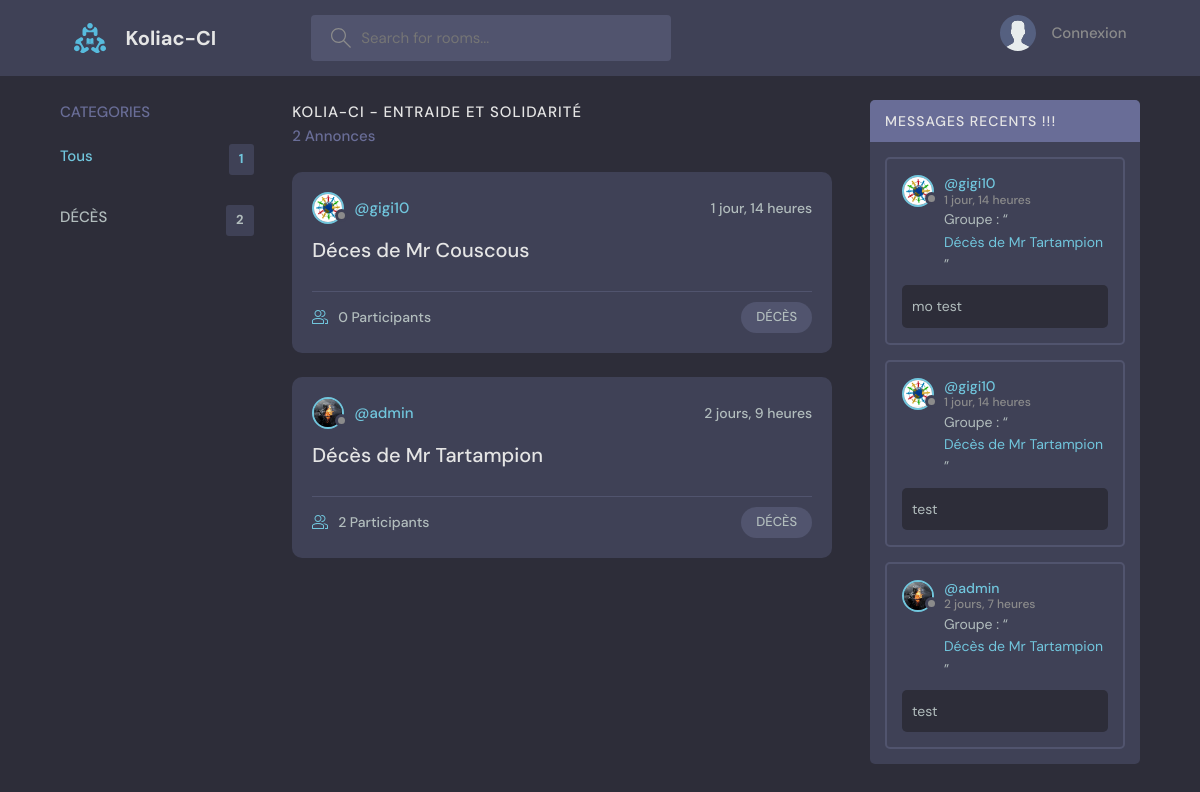
The page / on the database its author committed.
### parametres/models.py (models this page shows, shortened)
class Evenement(models.Model):
    nom = models.CharField(max_length=255)

class User(AbstractUser):
    nom = models.CharField(max_length=255, null=True, verbose_name="Nom et Prénoms")
    email = models.EmailField(unique=True)
    contact1 = models.CharField(max_length=50, unique=True, null=True, verbose_name="Contact")
    contact2 = models.CharField(max_length=50, blank=True, null=True)
    orange_money = models.CharField(max_length=50, blank=True, null=True)
    mtn_money = models.CharField(max_length=50, blank=True, null=True)
    moov_money = models.CharField(max_length=50, blank=True, null=True)
    adresse = models.CharField(max_length=255, verbose_name="ADRESSE", blank=True, null=True)
    image = models.ImageField(null=True, default="avatar.svg")
    type_piece = models.CharField(max_length=50, verbose_name="TYPE DOCUMENT", choices=TYPE_PIECE, default="CNI", null=True, blank=True)
    num_piece = models.CharField(max_length=150, verbose_name="N° PIECE", blank=True, null=True)
    piece = models.FileField(verbose_name="DOCUMENT", upload_to=documents, null=True, blank=True)
    add_le = models.DateTimeField(auto_now_add=True)
    update_le = models.DateTimeField(auto_now=True)
    objects = UserManager()
    USERNAME_FIELD = 'contact1'
    REQUIRED_FIELDS = []

### events/models.py (models this page shows, shortened)
class Annonce(models.Model):
    user = models.ForeignKey(User, on_delete=models.CASCADE, related_name="annonces")
    categorie = models.ForeignKey(Evenement, on_delete=models.CASCADE, related_name='annonce_catégorie')
    titre = models.CharField(max_length=255)
    date = models.DateField()
    carte_annonce = models.FileField(upload_to='carte_annonces/', blank=True, null=True)
    fare_part = models.FileField(upload_to='faire_parts/', blank=True, null=True, verbose_name="Faire Part")
    programme = models.TextField(verbose_name="PROGRAMME", null=True)
    participant = models.ManyToManyField(User, related_name='participants')
    def __str__(self):
        return ('%s') % (self.titre)
    add_le = models.DateTimeField(auto_now_add=True)
    update_le = models.DateTimeField(auto_now=True)
    objects = models.Manager()
    class Meta:
        verbose_name_plural = "ANNONCES"
        verbose_name = "annonce"
        ordering = ["-add_le", "-update_le"]

class Message(models.Model):
    user = models.ForeignKey(User, on_delete=models.CASCADE)
    annonce = models.ForeignKey(Annonce, on_delete=models.CASCADE)
    contenu = models.TextField(null=True, blank=True)
    created_le = models.DateTimeField(auto_now_add=True)
    updated_le = models.DateTimeField(auto_now=True)
    class Meta:
        verbose_name_plural = "MESSAGES"
        verbose_name = "message"
        ordering = ["-created_le", "-updated_le"]

### events/views.py (the view)
# urls.py: 2. Add a URL to urlpatterns:  path('', views.home, name='home')
def home(request):
    q = request.GET.get('q') if request.GET.get('q') !=None else ''
    annonces = Annonce.objects.filter(
        Q(categorie__nom__icontains=q) |
        Q(titre__icontains= q) |
        Q(programme__icontains= q)
    )
    evenements = Evenement.objects.all().order_by('nom')[0:5]
    annonces_count = annonces.count()
    messages_annonces = Message.objects.filter(
        Q(annonce__categorie__nom__contains=q)
    )[:5]
    ctx = {
        'annonces': annonces,
        'evenements': evenements,
        'annonces_count': annonces_count,
        'messages_annonces': messages_annonces,
    }
    return render(request, 'events/home.html', ctx)

### events/templates/events/home.html (shortened to what this page needs)
{% extends 'base.html' %}
{% block content %}
    <main class="layout layout--3">
        <div class="container">
        {% include 'events/categorie_component.html' %}
        <div class="roomList">
          <div class="roomList__header">
            <div>
              <h2>KOLIA-CI - Entraide et Solidarité</h2>
              <p>{{ annonces_count }} Annonces</p>
            </div>
          </div>
          {% include 'events/feeds_component.html' %}
        </div>
        {% include 'events/activity_component.html' %}
      </div>
    </main>
{% endblock %}

### events/templates/events/categorie_component.html
<div class="topics">
    <div class="topics__header">
    <h2>CATEGORIES</h2>
  </div>
    <ul class="topics__list">
    <li>
      <a href="{% url 'home' %}" class="active">Tous <span>{{ evenements.count }}</span></a>
    </li>
    {% for event in evenements %}
    <li>
      <a href="{% url 'home' %}?q={{ event.nom }}">{{ event.nom }} <span>{{ event.annonce_catégorie.count }}</span></a>
    </li>
    {% endfor %}
  </ul>
</div>

### events/templates/events/feeds_component.html (shortened to what this page needs)
{% for annonce in annonces %}
    <div class="roomListRoom">
        <div class="roomListRoom__header">
          <a href="{% url 'parametres:user_profile' annonce.user.id %}" class="roomListRoom__author">
            <div class="avatar avatar--small">
              {% if annonce.user.image %}
                 <img src="{{ annonce.user.image.url }}" />
              {% else %}
                  <img src="https://randomuser.me/api/portraits/women/11.jpg" />
              {% endif %}
            </div>
            <span>@{{ annonce.user.username }}</span>
          </a>
          <div class="roomListRoom__actions">
            <span>{{ annonce.add_le | timesince }}</span>
          </div>
        </div>
        <div class="roomListRoom__content">
          <a href="{% url 'annonce' annonce.id %}">{{ annonce.titre }}</a>
        </div>
        <div class="roomListRoom__meta">
          <a href="{% url 'annonce' annonce.id %}" class="roomListRoom__joined">
            {{ annonce.participant.all.count }} Participants
          </a>
          <p class="roomListRoom__topic">{{ annonce.categorie.nom }}</p>
        </div>
    </div>
 {% endfor %}

### events/templates/events/activity_component.html (shortened to what this page needs)
<div class="activities">
  <div class="activities__header">
    <h2>Messages Recents !!!</h2>
  </div>
  {% for message in messages_annonces %}
    <div class="activities__box">
    <div class="activities__boxHeader roomListRoom__header">
      <a href="#" class="roomListRoom__author">
        <div class="avatar avatar--small">
          {% if message.user.image %}
             <img src="{{ message.user.image.url }}" />
          {% else %}
              <img src="https://randomuser.me/api/portraits/women/11.jpg" />
          {% endif %}
        </div>
        <p>
          @{{ message.user.username }}
          <span>{{ message.created_le|timesince }}</span>
        </p>
      </a>
    </div>
    <div class="activities__boxContent">
      <p>Groupe : “<a href="#">{{ message.annonce }}</a>”</p>
      <div class="activities__boxRoomContent">
        {{ message.contenu }}
      </div>
    </div>
  </div>
  {% endfor %}
</div>

### rows shown on the page
Evenement: nom "DÉCÈS", annonce_catégorie.count "2"
Annonce: user.image (picture), user.username "gigi10", add_le "1 jour, 14 heures", titre "Déces de Mr Couscous", participant.all.count "0", categorie.nom "DÉCÈS"
Annonce: user.image (picture), user.username "admin", add_le "2 jours, 9 heures", titre "Décès de Mr Tartampion", participant.all.count "2", categorie.nom "DÉCÈS"
Message: user.image (picture), user.username "gigi10", created_le "1 jour, 14 heures", annonce "Décès de Mr Tartampion", contenu "mo test"
Message: user.image (picture), user.username "gigi10", created_le "1 jour, 14 heures", annonce "Décès de Mr Tartampion", contenu "test"
Message: user.image (picture), user.username "admin", created_le "2 jours, 7 heures", annonce "Décès de Mr Tartampion", contenu "test"

### other values the page prints
{{ evenements.count }} "1"
{{ annonces_count }} "2"
